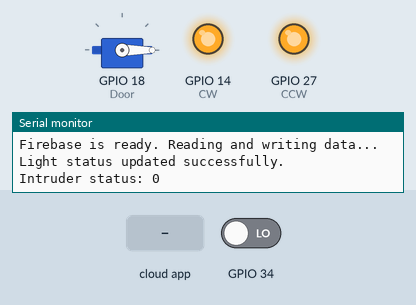
Bench run of a sketch on a simulated ESP32. Parts: servo, output pins drawn as LEDs (lit = HIGH), the last lines printed to the serial monitor. The inputs (shaded band) are chosen by the test bench; at power-on: GPIO 34 LOW. WiFi joins after 1.5 s; servers stay silent unless stated; the Firebase database answers and starts empty.

Above: at 2.7 s.
2.8 s: the phone or cloud app sets toggle to 1
At 4.8 s:
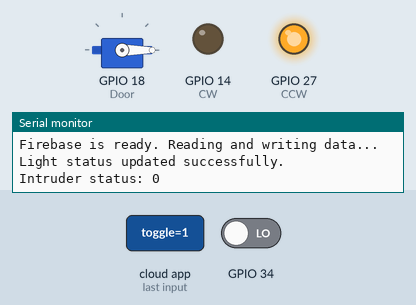
8.3 s: the phone or cloud app sets intruder to 1
At 11.9 s:
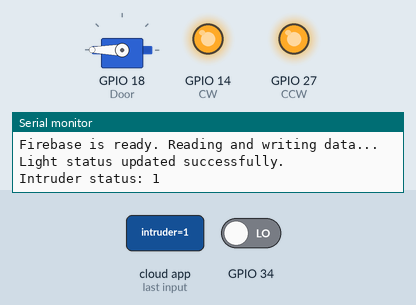
13.8 s: the phone or cloud app sets status to Open
At 16.8 s:
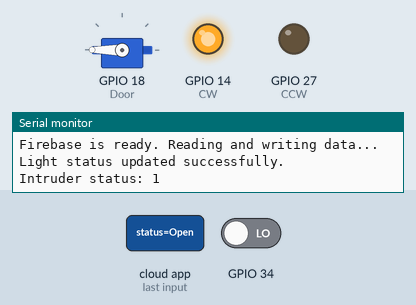
18.7 s: the phone or cloud app sets mode to 1
At 19.6 s:
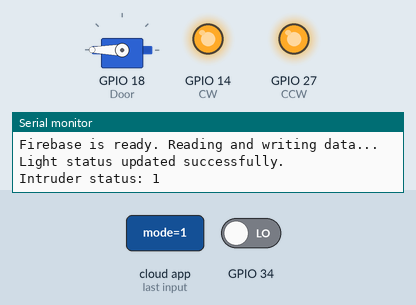
20.2 s: the phone or cloud app sets mode to 0
At 21.6 s:
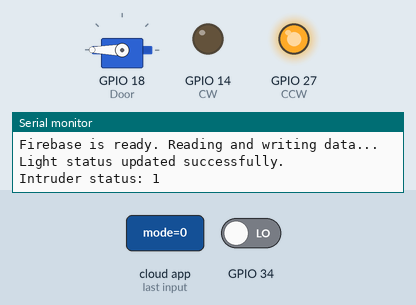
25.7 s: the phone or cloud app sets intruder to 0
At 29.2 s:
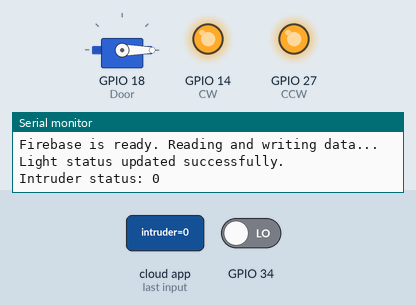
Timing chart, 0 to 32.2 s (numbered marks = the images above; inputs shaded):
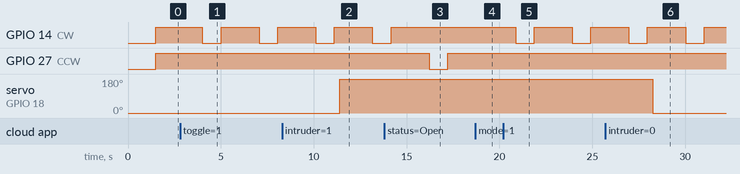

The sketch:

esp32_code.ino
```cpp
#include <WiFi.h>
#include <Firebase_ESP_Client.h>
#include <addons/TokenHelper.h>
#include <addons/RTDBHelper.h>
#include <ESP32Servo.h>

// Your Wi-Fi and Firebase configuration
#define WIFI_SSID "Your_WIFI_Name"
#define WIFI_PASSWORD "Your_Password"
#define API_KEY "Your_api"
#define DATABASE_URL "Your_URL"
#define USER_EMAIL "Tester@gmail.com"
#define USER_PASSWORD "qwerty1234"

FirebaseData fbdo;
FirebaseAuth auth;
FirebaseConfig config;

unsigned long sendDataPrevMillis = 0;
Servo Door;

#define CW 14
#define CCW 27
void setup() {
  Serial.begin(115200);

  // Start Wi-Fi connection
  Serial.print("Connecting to Wi-Fi");
  WiFi.begin(WIFI_SSID, WIFI_PASSWORD);
  unsigned long ms = millis();
  while (WiFi.status() != WL_CONNECTED) {
    Serial.print(".");
    delay(300);
  }
  Serial.println();
  Serial.print("Connected with IP: ");
  Serial.println(WiFi.localIP());
  Serial.println();

  Serial.printf("Firebase Client v%s\n\n", FIREBASE_CLIENT_VERSION);

  // Firebase configuration
  config.api_key = API_KEY;
  auth.user.email = USER_EMAIL;
  auth.user.password = USER_PASSWORD;
  config.database_url = DATABASE_URL;
  config.token_status_callback = tokenStatusCallback;
  Firebase.reconnectNetwork(true);

  // Set buffer and response sizes
  fbdo.setBSSLBufferSize(4096, 1024);
  fbdo.setResponseSize(2048);

  // Begin Firebase connection
  Firebase.begin(&config, &auth);
  Firebase.setDoubleDigits(5);
  config.timeout.serverResponse = 15 * 1000;

  Door.attach(18);
  Door.write(0);

  pinMode(34, INPUT);
  pinMode(CW, OUTPUT);
  pinMode(CCW, OUTPUT);

  digitalWrite(CW,HIGH);
  digitalWrite(CCW,HIGH);
}

void open_curtain(){
  digitalWrite(CW,LOW);
  digitalWrite(CCW,HIGH);
  delay(1000);
  digitalWrite(CW,HIGH);
  digitalWrite(CCW,HIGH);
}

void close_curtain(){
  digitalWrite(CW,HIGH);
  digitalWrite(CCW,LOW);
  delay(1000);
  digitalWrite(CW,HIGH);
  digitalWrite(CCW,HIGH);
}

void loop() {
  if (Firebase.ready() && (millis() - sendDataPrevMillis > 1000 || sendDataPrevMillis == 0)) {
    sendDataPrevMillis = millis();
    Serial.println("Firebase is ready. Reading and writing data...");

    // Read LDR value and set it in Firebase
    bool ldr = digitalRead(34);
    char temp[50];
    if (Firebase.RTDB.setBool(&fbdo, F("/light"), !ldr)) {
      Serial.println("Light status updated successfully.");
    } else {
      Serial.print("Failed to update light status. Reason: ");
      Serial.println(fbdo.errorReason());
      strcpy(temp, fbdo.errorReason().c_str());
    }
    bool intru;
    // Read intruder status from Firebase
    if (Firebase.RTDB.getBool(&fbdo, F("/intruder"))) {
      intru = fbdo.boolData();
      Serial.print("Intruder status: ");
      Serial.println(intru);
    } else {
      Serial.print("Failed to get intruder status. Reason: ");
      Serial.println(fbdo.errorReason());
    }
    bool mode = false;
    if (Firebase.RTDB.getBool(&fbdo, F("/mode"))) {
      mode = fbdo.boolData();
    }
    String status;
    if (Firebase.RTDB.getString(&fbdo, F("/status"))) {
     status = fbdo.stringData();
    }

    if(mode){
      bool light = !ldr;
      if(light && status == "Open"){
          close_curtain();
          status = "Close";
          Firebase.RTDB.setString(&fbdo, F("/status"), status);
      }
      else if(!light && status == "Close"){
          open_curtain();
          status = "Open";
          Firebase.RTDB.setString(&fbdo, F("/status"), status);
      }
    }
    else{
      bool toggle = false;
      if (Firebase.RTDB.getBool(&fbdo, F("/toggle"))) toggle = fbdo.boolData();
      if(toggle){
        if(status == "Open"){
          close_curtain();
          status = "Close";
          Firebase.RTDB.setString(&fbdo, F("/status"), status);
          Firebase.RTDB.setBool(&fbdo, F("/status"), false);
        }
        else{
          open_curtain();
          status = "Open";
          Firebase.RTDB.setString(&fbdo, F("/status"), status);
          Firebase.RTDB.setBool(&fbdo, F("/status"), false);
        }
      }
    }

    if (intru){
      Door.write(180);
    }
    else{
      Door.write(0);
    }

    delay(1000);
  }
}
```

Measured:
- after the input at 2.8 s, GPIO 14 (CW): alternates HIGH for 2.1 s and LOW for 1.0 s, starting after 1.2 s
- after the input at 8.3 s, servo on GPIO 18 (Door): 0° → 180° after 3.1 s
- after the input at 13.8 s, GPIO 14 (CW): goes on until 14.2 s, then stays HIGH; GPIO 27 (CCW): HIGH → LOW after 2.4 s, → HIGH 1.0 s later
- after the input at 18.7 s, GPIO 14 (CW): stays HIGH (without the input it goes to LOW after 0.56 s)
- after the input at 20.2 s, GPIO 14 (CW): alternates HIGH for 2.1 s and LOW for 1.0 s, starting after 0.67 s
- after the input at 25.7 s, servo on GPIO 18 (Door): 180° → 0° after 2.6 s
